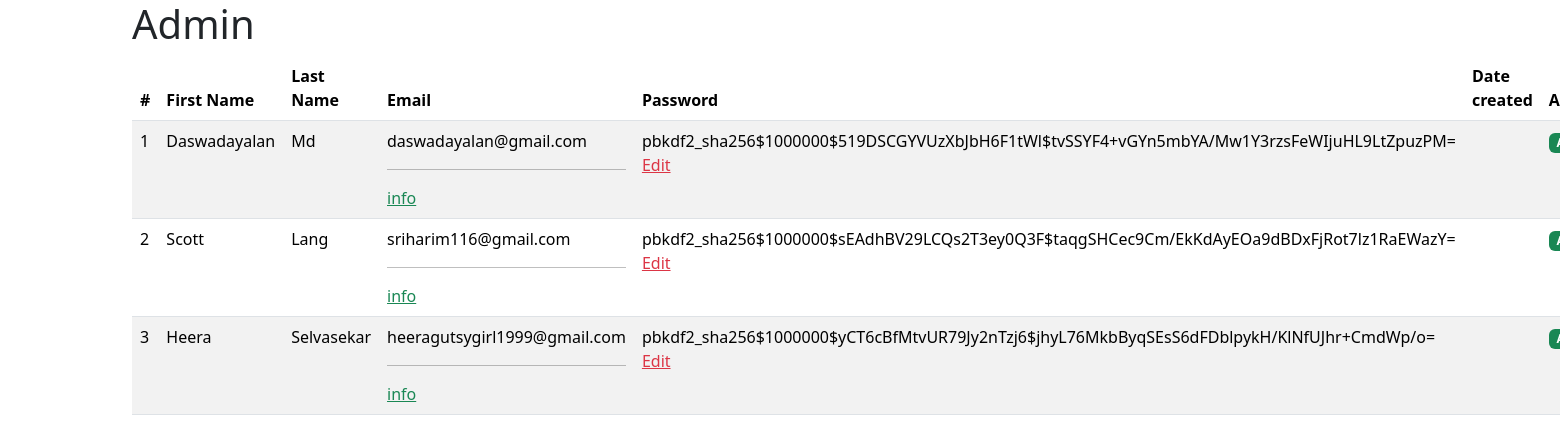
Before: /api-admin/forum with the older database file.
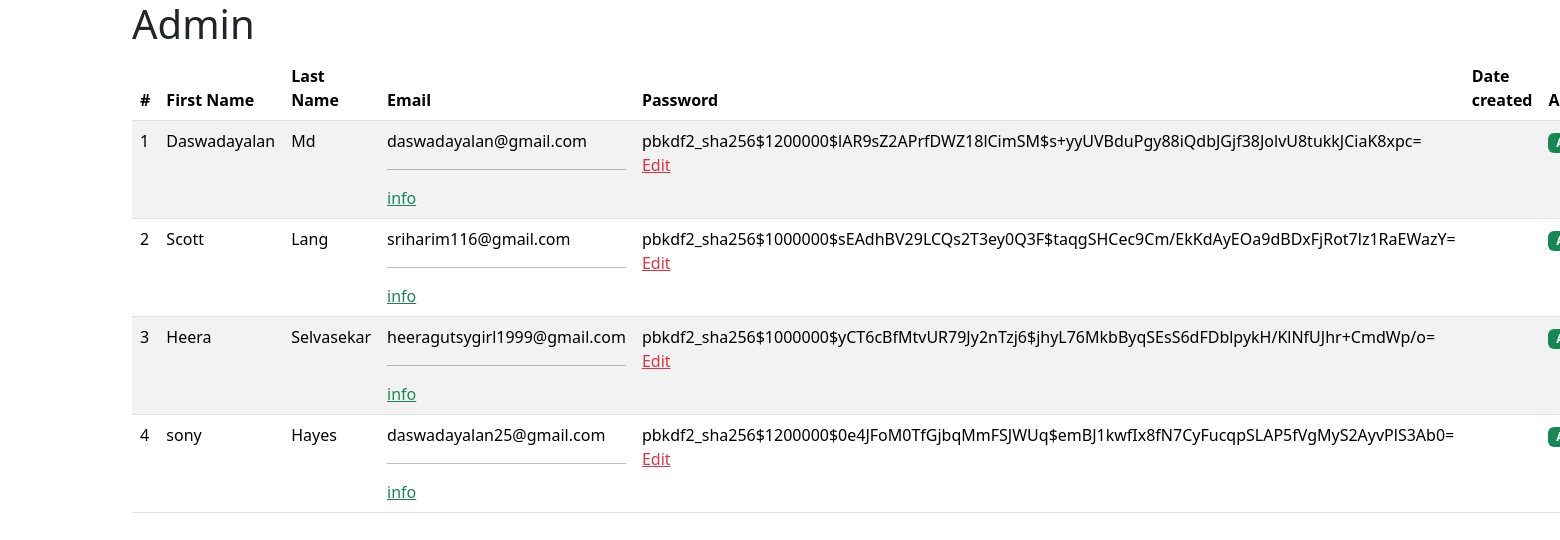
After: the same page with the newer database file.
### general/models.py (models this page shows, shortened)
class User(AbstractBaseUser, PermissionsMixin):
    email = models.EmailField(unique=True)
    first_name = models.CharField(max_length=30)
    last_name = models.CharField(max_length=35)
    date_joined = models.DateTimeField(default=timezone.now)
    security_code = models.IntegerField(default=0)
    gender=models.CharField(max_length=50,null=True)
    verify_email = models.IntegerField(default=0)
    status = models.IntegerField(default=0)
    alive = models.IntegerField(default=0)
    is_active = models.BooleanField(default=True)
    is_staff = models.BooleanField(default=False)
    is_superuser = models.BooleanField(default=False)
    objects = MyUserManager()
    USERNAME_FIELD = 'email'
    REQUIRED_FIELDS = ['first_name', 'last_name']

### superuser/views.py (the view)
# urls.py: path("forum",forumApiView.as_view())
class forumApiView  (APIView):
    def get(self,request):
        Users_details=User.objects.all()
        return render(request,"admin/adminForum.html",{"users_info":Users_details})

### superuser/templates/admin/adminForum.html
{% extends "index.html" %}
{% block page-content %}
<div class="container">
<h1>Admin</h1>
<table class=' table table-striped'>
    <thead>
        <th>#</th>
        <th>First Name</th>
        <th>Last Name</th>
        <th>Email</th>
        <th>Password</th>
        <th>Date created</th>
        <th>Active/Inactive</th>
    </thead><tbody>
{% for users in users_info  %}
<tr>
<td>{{users.id}}</td>
<td>{{users.first_name}}</td>
<td>{{users.last_name}}</td>
<td>{{users.email}}<hr></hr><a class='text-success'>info</a></td>
<td>{{users.password}}<br><a class='text-danger'>Edit</a></td>
<td>{{users.data_joined}}
<td>{% if users.alive is not 0 %}<span class=" badge bg-success">Active</span>{% else %}<span class="badge bg-danger">in active</span>{% endif %}</td>
</tr>
{% endfor %}
</tbody></table>
</div>
{% endblock page-content %}

### templates/index.html (shortened to what this page needs)
{% load static %}
<!DOCTYPE html>
<html>
<head>
     <link href="https://cdn.jsdelivr.net/npm/bootstrap@5.3.7/dist/css/bootstrap.min.css" rel="stylesheet">
    <link rel="stylesheet" href="https://cdn.jsdelivr.net/npm/bootstrap-icons@1.3.0/font/bootstrap-icons.css">
    <link rel="stylesheet" href="{% static  "style.css" %}">
</head>
<body id='body'>
    {% block page-content %}
        {% endblock page-content %}
</body>
</html>

Changed rows visible on the page:
changed User "Daswadayalan": password "pbkdf2_sha256$1000000$519DSCGYVUzXbJbH6F1tWl$tvSSYF4+vGYn5mbYA/Mw1Y3rzsFeWIjuHL9LtZpuzPM=" → "pbkdf2_sha256$1200000$lAR9sZ2APrfDWZ18lCimSM$s+yyUVBduPgy88iQdbJGjf38JolvU8tukkJCiaK8xpc="
added User: id "4", first_name "sony", last_name "Hayes", email "daswadayalan25@gmail.com", password "pbkdf2_sha256$1200000$0e4JFoM0TfGjbqMmFSJWUq$emBJ1kwfIx8fN7CyFucqpSLAP5fVgMyS2AyvPlS3Ab0="
